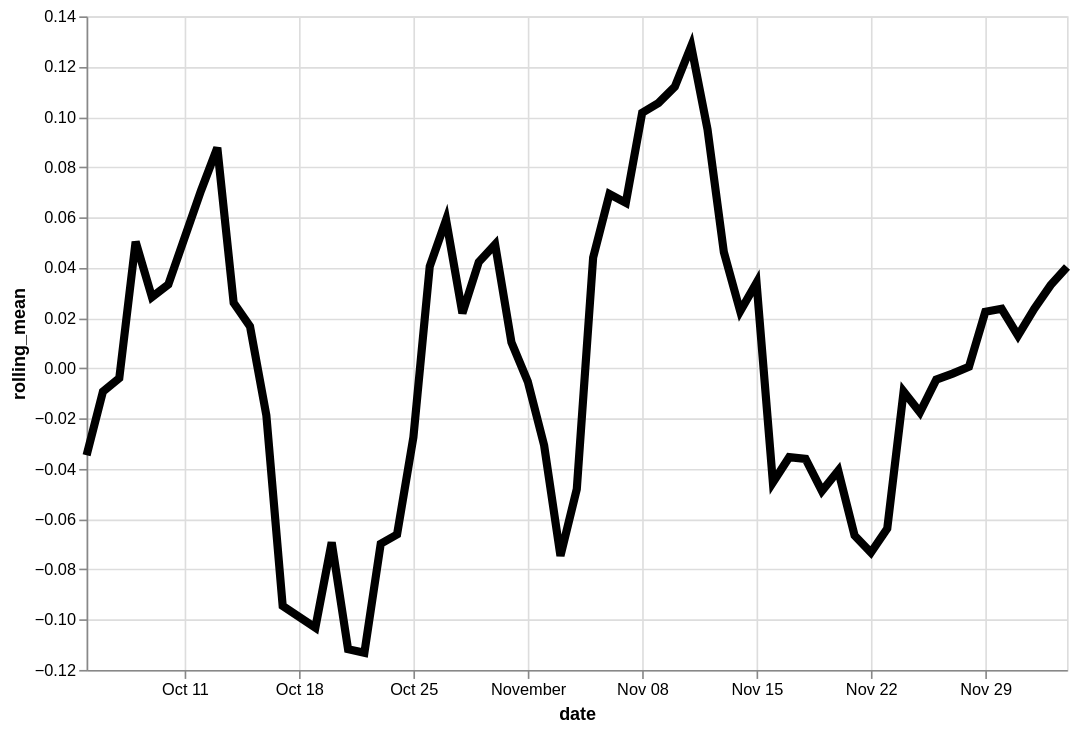

Specify this chart in Vega-Lite:
### Vega-Lite specification from a JSON file in a GitHub repository (floating-point values rounded to 4 significant figures)
{"config": {"view": {"continuousWidth": 400, "continuousHeight": 300}}, "data": {"name": "data-8a5e8266a9f2d14362518c67ad0afec9"}, "mark": {"type": "line", "color": "black", "size": 5}, "encoding": {"x": {"type": "temporal", "field": "date"}, "y": {"type": "quantitative", "field": "rolling_mean"}}, "height": 400, "transform": [{"window": [{"op": "mean", "field": "residual", "as": "rolling_mean"}], "frame": [-4, 3]}], "width": 600, "$schema": "https://vega.github.io/schema/vega-lite/v4.8.1.json", "datasets": {"data-8a5e8266a9f2d14362518c67ad0afec9": [{"date": "2020-10-05", "residual": -0.2158}, {"date": "2020-10-06", "residual": -0.05046}, {"date": "2020-10-07", "residual": -0.1814}, {"date": "2020-10-08", "residual": 0.3094}, {"date": "2020-10-09", "residual": 0.09207}, {"date": "2020-10-10", "residual": 0.02253}, {"date": "2020-10-12", "residual": 0.3764}, {"date": "2020-10-13", "residual": -0.1262}, {"date": "2020-10-14", "residual": -0.1759}, {"date": "2020-10-15", "residual": 0.2481}, {"date": "2020-10-16", "residual": -0.04454}, {"date": "2020-10-17", "residual": -0.1845}, {"date": "2020-10-19", "residual": 0.01735}, {"date": "2020-10-20", "residual": -0.2601}, {"date": "2020-10-21", "residual": -0.2306}, {"date": "2020-10-22", "residual": -0.1952}, {"date": "2020-10-23", "residual": 0.09571}, {"date": "2020-10-24", "residual": -0.0922}, {"date": "2020-10-25", "residual": -0.05606}, {"date": "2020-10-26", "residual": 0.1627}, {"date": "2020-10-27", "residual": 0.04693}, {"date": "2020-10-28", "residual": 0.04927}, {"date": "2020-10-29", "residual": 0.3135}, {"date": "2020-10-30", "residual": -0.04723}, {"date": "2020-10-31", "residual": -0.2019}, {"date": "2020-11-01", "residual": 0.07097}, {"date": "2020-11-02", "residual": -1.895e-05}, {"date": "2020-11-03", "residual": -0.1493}, {"date": "2020-11-04", "residual": -0.07776}, {"date": "2020-11-05", "residual": -0.1535}, {"date": "2020-11-06", "residual": -0.03808}, {"date": "2020-11-07", "residual": 0.1652}, {"date": "2020-11-08", "residual": 0.5348}, {"date": "2020-11-09", "residual": 0.2731}, {"date": "2020-11-10", "residual": -0.02771}, {"date": "2020-11-11", "residual": 0.1374}, {"date": "2020-11-12", "residual": -0.04659}, {"date": "2020-11-13", "residual": -0.102}, {"date": "2020-11-14", "residual": 0.09112}, {"date": "2020-11-15", "residual": -0.1002}, {"date": "2020-11-16", "residual": 0.1443}, {"date": "2020-11-17", "residual": 0.08499}, {"date": "2020-11-18", "residual": 0.06329}, {"date": "2020-11-19", "residual": -0.4982}, {"date": "2020-11-20", "residual": 0.03375}, {"date": "2020-11-21", "residual": -0.1074}, {"date": "2020-11-22", "residual": -0.01091}, {"date": "2020-11-23", "residual": -0.03568}, {"date": "2020-11-24", "residual": -0.06223}, {"date": "2020-11-25", "residual": 0.03114}, {"date": "2020-11-26", "residual": 0.1396}, {"date": "2020-11-27", "residual": -0.0623}, {"date": "2020-11-28", "residual": -0.03266}, {"date": "2020-11-29", "residual": -0.00307}, {"date": "2020-11-30", "residual": 0.008117}, {"date": "2020-12-01", "residual": -0.01395}, {"date": "2020-12-02", "residual": 0.113}, {"date": "2020-12-03", "residual": 0.04039}, {"date": "2020-12-04", "residual": 0.05399}]}}
